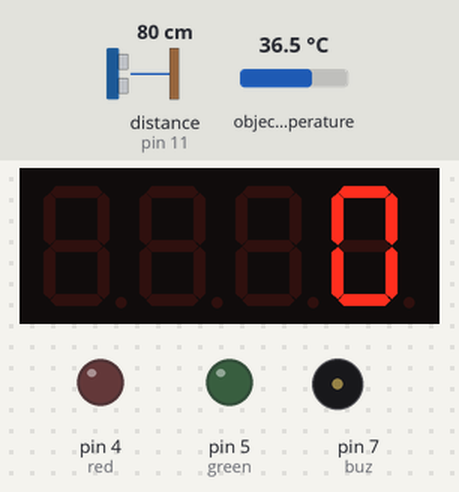
Bench run of a sketch on a simulated Arduino Uno, built with avr-gcc and run on an emulated ATmega328P. On the bench: 4-digit seven-segment display, output pins drawn as LEDs (lit = HIGH), buzzer (waves = sounding, pin HIGH). The test bench sets the inputs (shaded band); at power-on: distance to the obstacle (sensor on pin 11) 80 cm, object temperature 36.5 °C. The echo pulse lasts 58.3 µs per cm.

Above: at 1.2 s.
1.3 s: distance to the obstacle (sensor on pin 11) set to 27 cm
2.8 s: distance to the obstacle (sensor on pin 11) set to 22 cm
At 3.1 s:
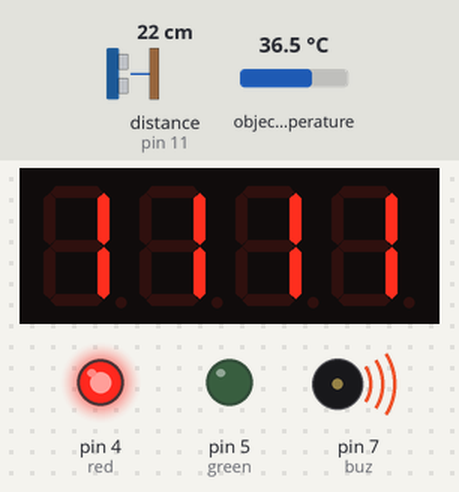
4.8 s: distance to the obstacle (sensor on pin 11) set to 35 cm
At 7.4 s:
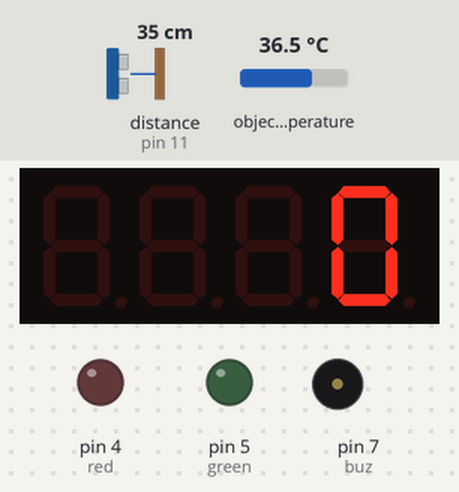
Timing chart, 0 to 8.9 s (numbered marks = the images above; inputs shaded):
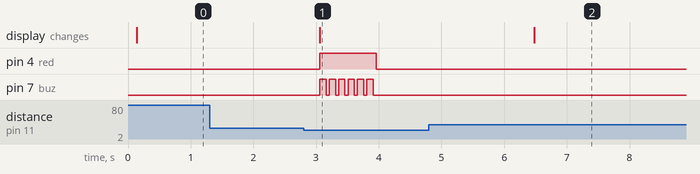

The sketch:

sketch_oct20a.ino
```cpp
/*---------------------------Owners of the Software-------------------------------
Melnechuk Juan
Nuñez Lucas

---Créditos totales, escuela de robótica de Misiones-----------------------------


    __    __  _____    _   __       _    _____
   / /   / / / /   |  / | / /      | |  / <  /
  / /   / / / / /| | /  |/ /       | | / // /
 / /___/ /_/ / ___ |/ /|  /        | |/ // /
/_____/\____/_/  |_/_/ |_/         |___//_/


*/

//Includes del termómetro IR
#include <Wire.h>
#include <Adafruit_MLX90614.h>
//Includes 4 digitos
#include <TM1637Display.h>
//IA Del sistema
#include <TimerOne.h> //Foreach
#include <NewPing.h>

//Conexiones
const byte triggerUS = 12;
const byte echoUS = 11;
const byte dioTM = 10;
const byte clkTM = 9;
const byte buz = 7;
const byte engine = 6;
const byte green = 5;
const byte red = 4;
const byte reps = 10;

//Libraries cfig
TM1637Display display(clkTM, dioTM);
Adafruit_MLX90614 mlx = Adafruit_MLX90614();
NewPing sonar(triggerUS, echoUS, 200); //Trigger, Echo y Distancia

int uS, dis;

void setup()
{
    Serial.begin(9600);
    mlx.begin();
    display.setBrightness(5);
    pinMode(buz, OUTPUT);
    pinMode(red, OUTPUT);
    pinMode(green, OUTPUT);
}
void loop()
{
    uS = sonar.ping_median();
    dis = uS / US_ROUNDTRIP_CM;
    if(dis < 25 && dis > 1){
        float t = 0;
        for(int i = 0; i < reps+1; i++){
          t+=mlx.readObjectTempC();
        }
        display.setBrightness(5);
        float temp = t/10;
        display.showNumberDec(temp);
        //Expulsar gel > Mover el motor
        if(temp > 40){

          if(temp > 150){
            Serial.print("MLX mal conectado");
            digitalWrite(buz, HIGH);
            delay(1500);
            digitalWrite(buz, LOW);
          }
          display.showNumberDec(1111);
          digitalWrite(red, HIGH);
          for(int i = 0; i < 6; i++){
            digitalWrite(buz, HIGH);
            delay(100);
            digitalWrite(buz, LOW);
            delay(50);
          }
          digitalWrite(red, LOW);
        } else {
          digitalWrite(green, HIGH);
          delay(1500);
          digitalWrite(green, LOW);
        }
        display.setBrightness(0);
        delay(2500);
    }
    display.showNumberDec(0000);
    delay(100);
}
```

Measured:
- the behaviour switches between 25 and 24 cm on distance to the obstacle (sensor on pin 11) (found by bisection; images 0 and 1)
- after the input at 1.3 s, every drawn part: stays the same
- after the input at 2.8 s, pin 4 (red): LOW → HIGH after 0.26 s, → LOW 0.90 s later; pin 7 (buz): alternates HIGH for 0.10 s and LOW for 0.05 s, 12 changes in all, then stays LOW, starting after 0.26 s; the display: changes after 0.26 s (image 1)
- after the input at 4.8 s, pin 4 (red), pin 7 (buz): stops changing and stays LOW
